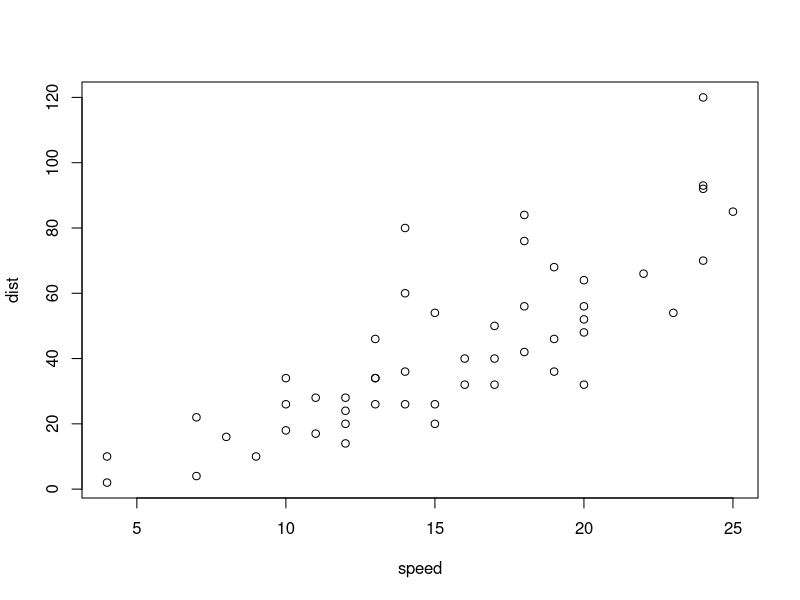
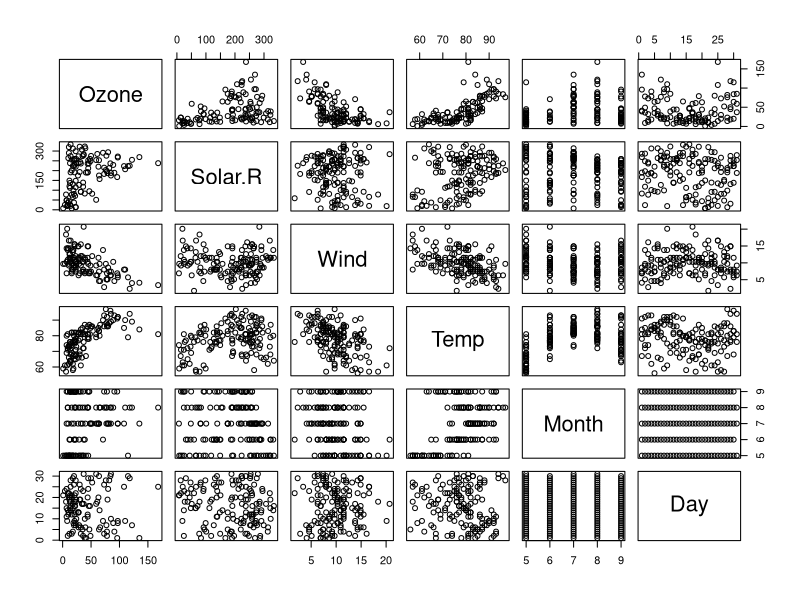
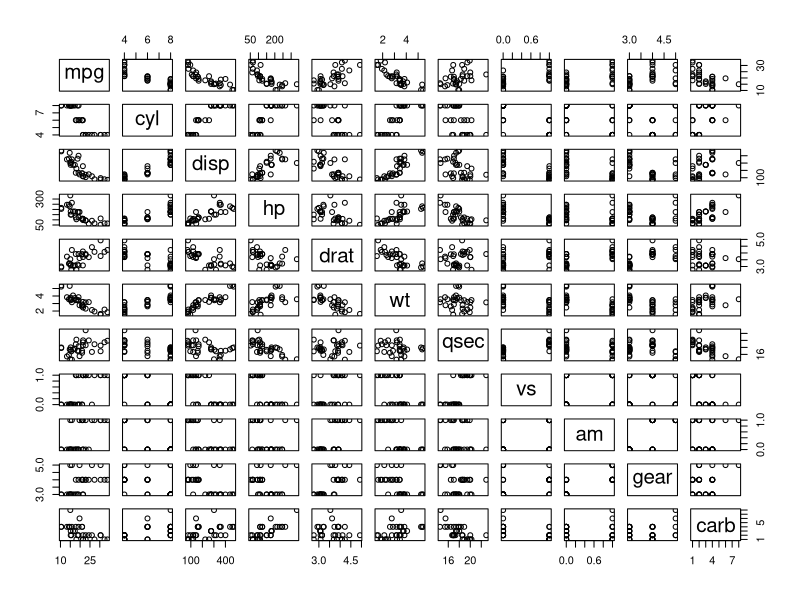
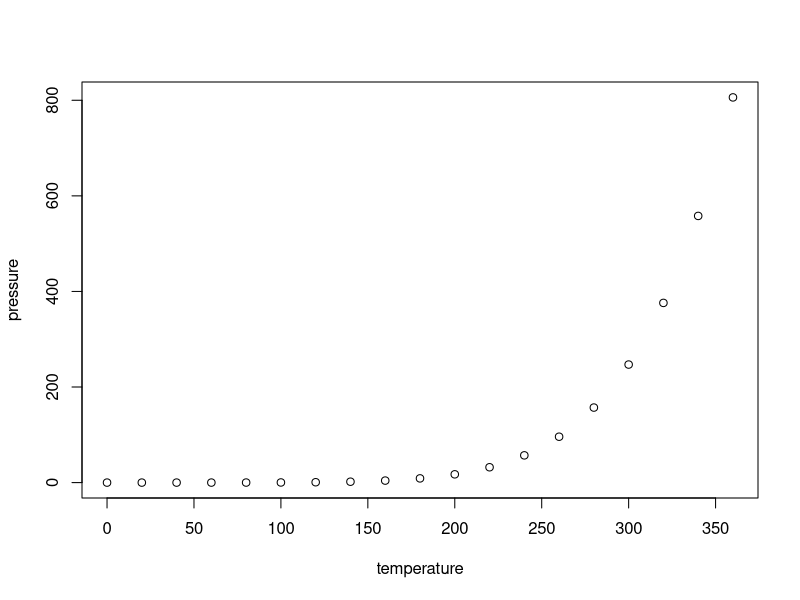
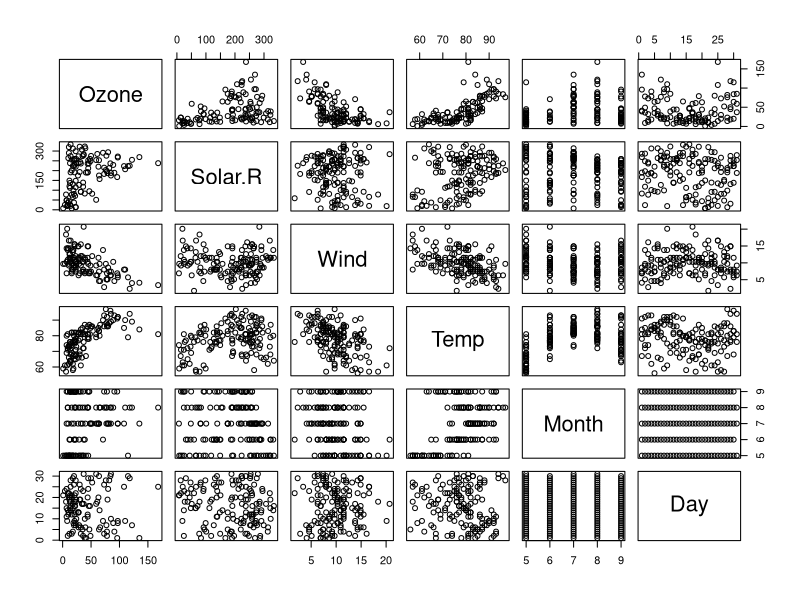
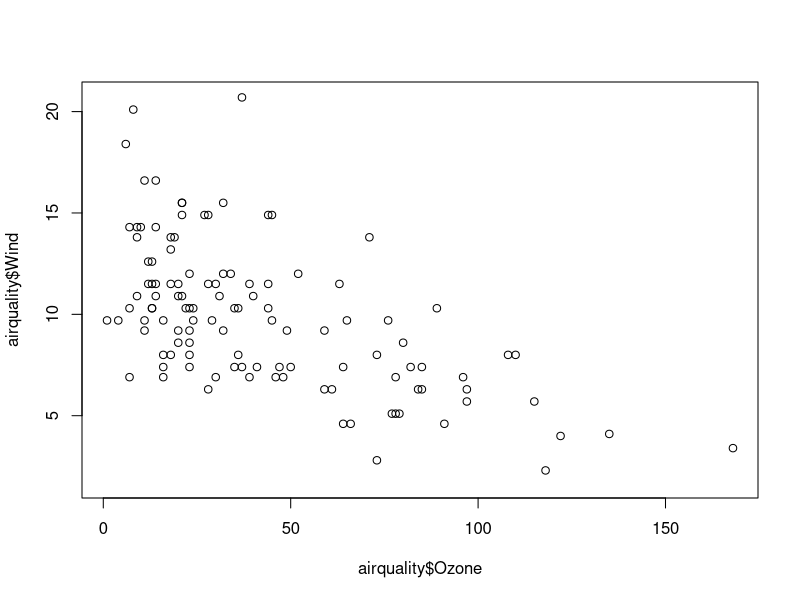
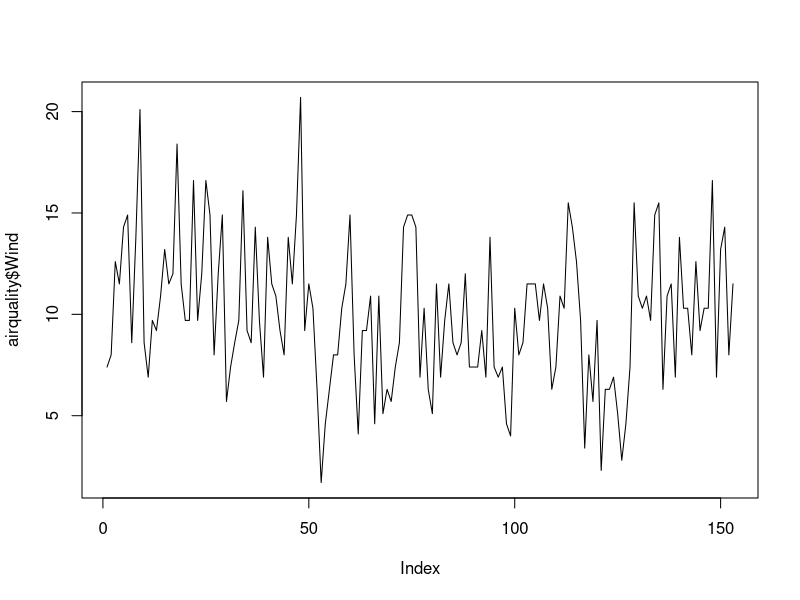
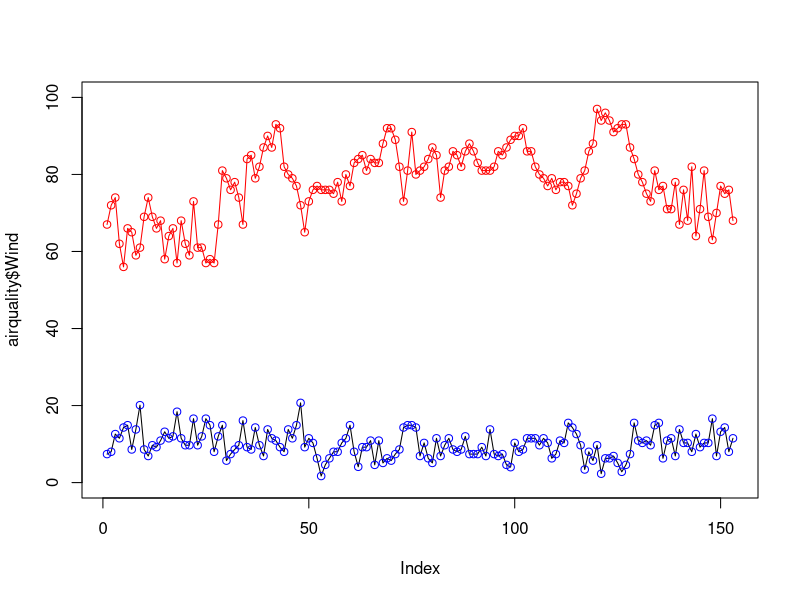

The R script that drew these images, in order:
c(2,4,6)
c("Alice", "Bob", "Charlie", "Dan", "Fiona", "Gab")
seq(1, 100, 2)
c(10, 20, 30, 40) + 5
c(10, 20, 30, 40) / 5
subjects <- c("Alice", "Bob", "Charlie", "Dan", "Fiona", "Gab")
weight <- c(60, 72, 57, 90, 72, 95) # in kilograms. 
height <- c(1.75, 1.80, 1.65, 1.90, 1.91, 1.74 ) # in metres.
subjects
weight / (height ^ 2)
height2 <- c(1.75, 1.80, 1.65, 1.90, 1.91)
weight / (height2 ^ 2)
bmi <- weight / (height ^ 2)
c(TRUE, FALSE, TRUE, TRUE)
# Find BMIs over 25, indicating an obese person
bmi
bmi > 25
subjects
subjects[bmi > 25]

students <- c("Alex", "Aria", "Addison", "Aurora")
exam1 <- c(50, 65, 45, 35)
exam2 <- c(85, 72, 81, 62)
exam3 <- c(62, 55, 85, 42)
average_grade <- (exam1 + exam2 + exam3) / 3
average_grade
#TIP: Above two lines can be merged into one line if placed within brackets:
(average_grade <- (exam1 + exam2 + exam3) / 3)
average_grade >= 50 # Gives a vector of logical datatype results.
students[average_grade >= 50] # Gives vector values for TRUE positions only.

bmi_data <- data.frame(subjects, weight, height)
bmi_data
bmi_data$subjects
bmi_data[c("subjects", "height")]
# First and third column
bmi_data[c(1, 3)]
# Using row/column indices with data frames
bmi_data[1, 2] # This means show value of cell in row 1, column 2.
# TIP: This is different from specifying columns above:
bmi_data[c(1, 2)] # This means show all rows for columns 1 & 2 only.
bmi_data[, c(1, 2)] # This is same as above, but clarifies we want all rows.
bmi_data[1, c(1, 2)] # This means show row 1 but for columns 1 & 2 only.
# Get second and third row, columns 1 to 3
bmi_data[c(2, 3), 1:3]
# First three rows, all columns
bmi_data[1:3, ]
# Second and third columns, all rows
bmi_data[, c(2, 3)]
bmi_data[, c("weight", "height")]
# Get second and third columns and first three rows
cols <- c(F, T, T)
rows <- c(T, T, T, F, F, F)
bmi_data[rows, cols]
# Show all columns for rows wit weight over 75kg:
bmi_data[weight>70, ]

bmi_data$bmi <- bmi_data$weight / (bmi_data$height ^ 2)
bmi_data
bmi_data[bmi_data$bmi>25, ]
(students_data <- data.frame(students, exam1, exam2, exam3))
# students_data$exam1 + students_data$exam2 + students_data$exam3) / 3
(students_data$average_grade <-
    rowSums(students_data[, c("exam1", "exam2","exam3")])/3)
students_data[students_data$average_grade >= 50,
              c("students", "average_grade")]

data()
? cars
# Retrieve first 10 rows
cars[1:10, ]
# Column names
colnames(cars)
# list first 6 rows
head(cars)
# statistical summary
summary(cars)
plot(cars)
? airquality
plot(airquality)
? mtcars
plot(mtcars)
? pressure
plot(pressure)

plot(airquality)
plot(airquality$Ozone, airquality$Wind)
plot(airquality$Wind , type = "l")
# base graphic - ylim sets the min & max y-axis values
plot(airquality$Wind, type = "l", ylim = c(0, 100)) # add points
points(airquality$Wind, col= "blue") # add second line in red color
lines(airquality$Temp, col = "red")
# add points to second line
points(airquality$Temp, col = "red")
plot(airquality$Ozone, xlab='Ozone Concentration', ylab='# Instances', main = 'Ozone levels in NY city', col = 'green', col.main = 'red')
plot(airquality$Ozone, xlab = 'Ozone Conc', ylab = '# Instances', col = 'darkgreen', cex=0.5) # cex provides size magnification.
title(main = 'Ozone levels in NY city', col.main = 'blue')

barplot(height = mtcars$cyl, main = "Number of Cylinders")     
(carsPerCyl <- table(mtcars$cyl))     
# Pass the result to barplot()
barplot(carsPerCyl, main = "Cases by number of cylinders")
pie(carsPerCyl)
colours <- c("deeppink3", "mediumpurple3", "springgreen3")
pie(carsPerCyl, main = "Number of Cars by Cylinder Size", col = colours)
(labels <- round(carsPerCyl/sum(carsPerCyl) * 100, 1))
(labels <- paste0(labels, "%"))
pie(carsPerCyl, main = "Number of Cars by Cylinder Size", col = colours, labels = labels)
legend(x=1.0, y=0.5, legend = names(carsPerCyl), fill = colours)
